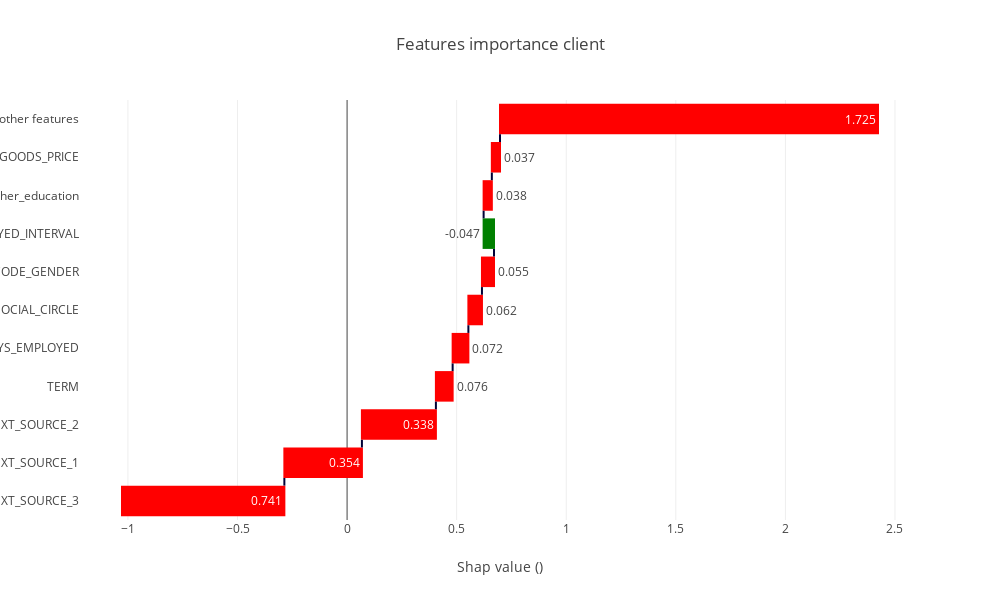

Write notebook code for a chart like this one.
### Markdown cell above
### Approche from scracht

### Code cell
plot_local_water(shap_values_loc,max_display = 10)

### Figure 1 — Plotly figure (JSON) as saved in the notebook; plotly's stock layout.template omitted (floating-point values rounded to 4 significant figures)
{"data": [{"alignmentgroup": "Sum of other features", "base": -1.027, "decreasing": {"marker": {"color": "green"}}, "increasing": {"marker": {"color": "red"}}, "measure": ["relative", "relative", "relative", "relative", "relative", "relative", "relative", "relative", "relative", "relative", "relative"], "offsetgroup": "Sum of other features", "orientation": "h", "text": [0.741, 0.354, 0.338, 0.076, 0.072, 0.062, 0.055, -0.047, 0.038, 0.037, 1.725], "type": "waterfall", "x": [0.7408, 0.3539, 0.3376, 0.07637, 0.07182, 0.06197, 0.05492, -0.04736, 0.03751, 0.03723, 1.725], "y": ["EXT_SOURCE_3", "EXT_SOURCE_1", "EXT_SOURCE_2", "TERM", "DAYS_EMPLOYED", "DEF_30_CNT_SOCIAL_CIRCLE", "CODE_GENDER", "BIRTH_EMPLOYED_INTERVAL", "NAME_EDUCATION_TYPE_Higher_education", "AMT_GOODS_PRICE", "Sum of other features"]}], "layout": {"height": 600, "title": {"text": "Features importance client"}, "width": 1000, "xaxis": {"autorange": true, "range": [-1.219, 2.614], "tickangle": 0, "title": {"text": "Shap value ()"}, "type": "linear"}, "yaxis": {"autorange": true, "range": [-0.5, 10.5], "type": "category"}}}
